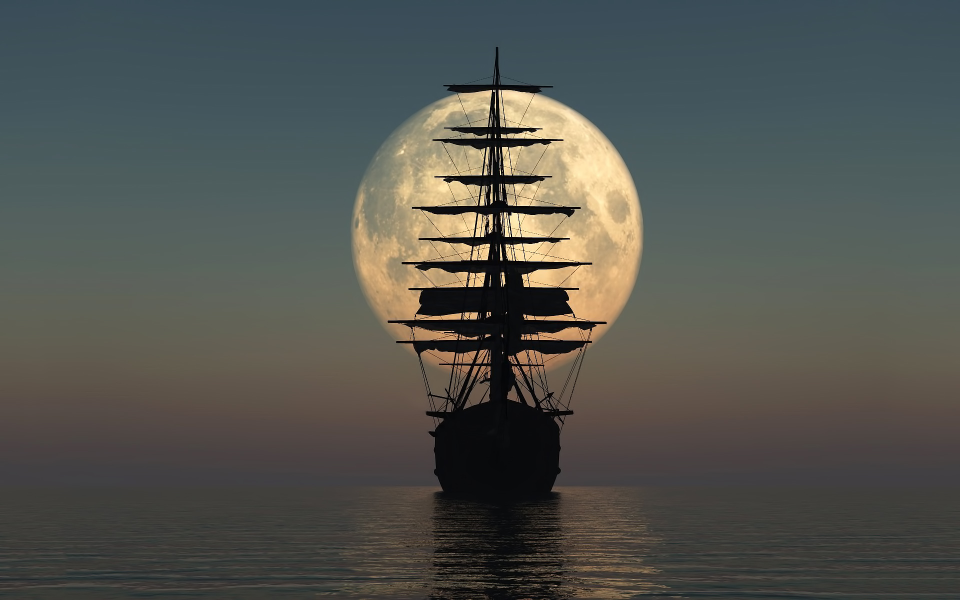
#> input picture image.jpeg, 1920 x 1200 px (shown at 1/2 size)
$ python addImage.py
#> lines starting #> are read from the running program, lines starting #| are printed output that depends on the picture
import cv2

# Load the two images
image1 = cv2.imread('image.jpeg')
#> image1 is the input picture: shape (1200, 1920, 3); mean B, G, R 79.1, 84.2, 82.2
image2 = cv2.imread('image2.jpg')
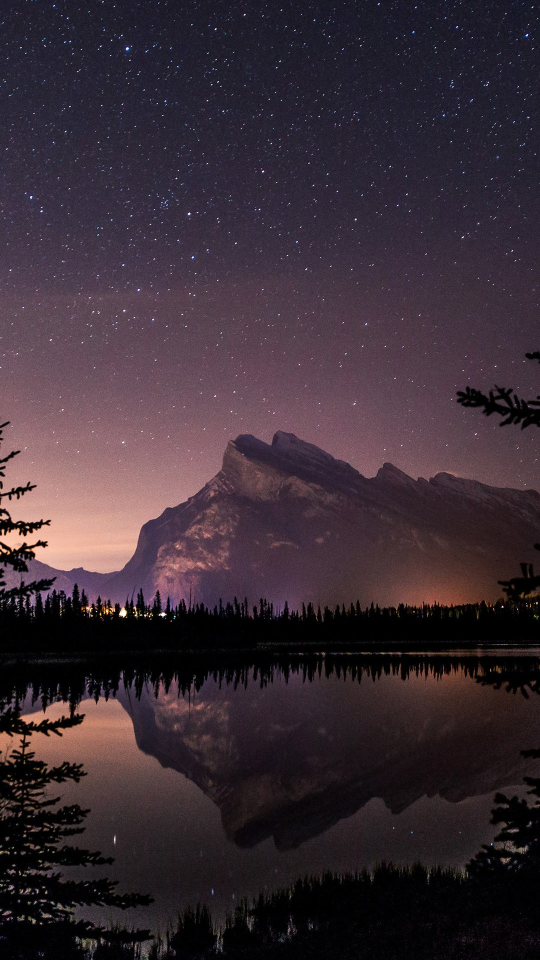
#> input picture image2.jpg, 1080 x 1920 px (shown at 1/2 size)
#> image2 is the input picture: shape (1920, 1080, 3); mean B, G, R 52.2, 43.9, 57.3

# Ensure both images have the same dimensions
image2 = cv2.resize(image2, (image1.shape[1], image1.shape[0]))
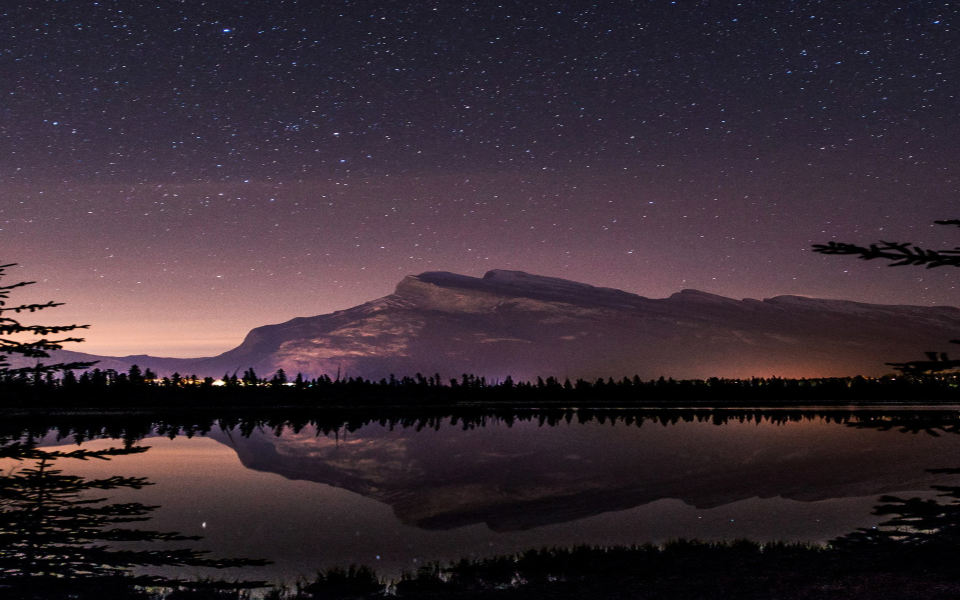
#> image2: shape (1200, 1920, 3) (shown at 1/2 size); mean B, G, R 52.1, 43.8, 57.2

# Add the images together
result = cv2.add(image1, image2)
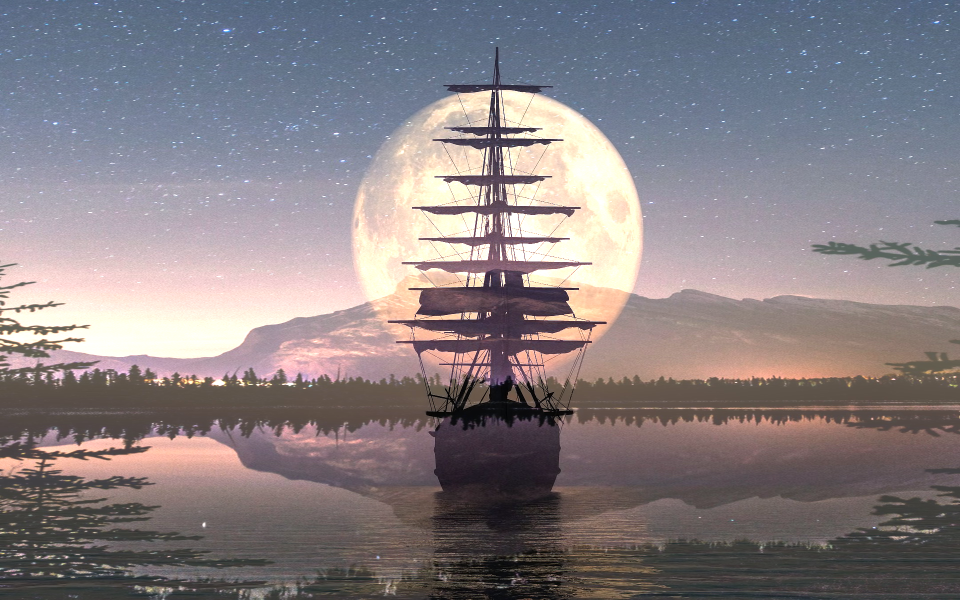
#> result: shape (1200, 1920, 3) (shown at 1/2 size); mean B, G, R 131, 127.2, 135.1

# Display the result
cv2.imshow('Result', result)
cv2.waitKey(0)
cv2.destroyAllWindows()
